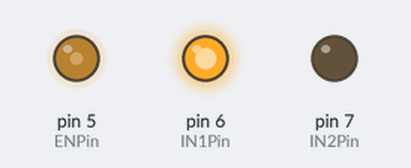
Recording of a sketch running on a simulated Arduino Uno, built with avr-gcc and run on an emulated ATmega328P. Parts: output pins drawn as LEDs (lit = HIGH).

Above: at 2.5 s.
At 7.5 s:
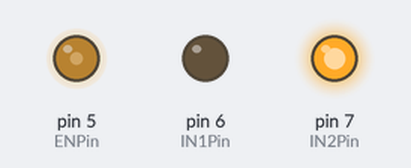
At 12.5 s:
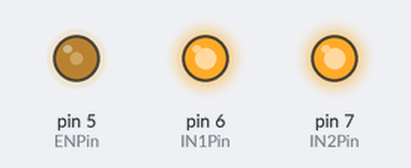
Timing chart, 0 to 19.5 s (numbered marks = the images above):
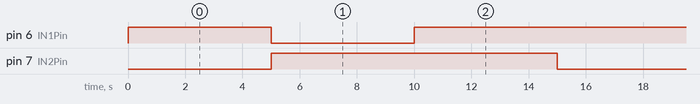

Measured:
- by itself, pin 6 (IN1Pin): repeats every 15.0 s: LOW 5.0 s, HIGH 10.0 s
- by itself, pin 7 (IN2Pin): alternates HIGH for 10.0 s and LOW for 5.0 s
- by itself, everything shown: repeats every 15.0 s, in 3 steps

The sketch:

DC_basic.ino
```cpp
//DC모터 회전 정지 반복
/*
void setup(){

   //5V DC
   pinMode(12,OUTPUT);//IN1
   pinMode(13,OUTPUT);//IN2
   pinMode(11,OUTPUT);//ENA
}

void loop(){

   //정회전(시계방향)
   digitalWrite(13,HIGH);
   digitalWrite(12,LOW);
   analogWrite(11,255);
   delay(3000);

   //정지 (7번핀에 HIGH를 주어도 PWM 핀에 값을 0을 주었기 때문에 정지함)
   digitalWrite(13,HIGH);
   digitalWrite(12,LOW);
   analogWrite(11,150);
   delay(3000);

   //정지 (7번핀에 HIGH를 주어도 PWM 핀에 값을 0을 주었기 때문에 정지함)
   digitalWrite(13,HIGH);
   digitalWrite(12,LOW);
   analogWrite(11,0);
   delay(3000);
}*/

// 3번과 4번 핀은 모터 제어에 관한 핀
int IN1Pin = 6;
int IN2Pin = 7;

// 5번핀은 모터의 힘을 설정해주는 핀
int ENPin = 5;

void setup() {
  pinMode(IN1Pin, OUTPUT);
  pinMode(IN2Pin, OUTPUT); // 3, 4번 제어핀들은 핀모드를 출력은로 설정
  analogWrite(ENPin, 100); //5번 핀에 255의 최대 힘을 설정한다.
}

void loop() {
  //Go : 핀 3, 핀 4 에 신호를 다르게 하면 전진
  digitalWrite(IN1Pin, HIGH);
  digitalWrite(IN2Pin, LOW);
  delay(5000);//5sec

  //Back : 핀 3, 핀 4 에 신호를 다르게 하면 후진
  digitalWrite(IN1Pin, LOW);
  digitalWrite(IN2Pin, HIGH);
  delay(5000);//5sec

  //Brake (Stop) 핀 3, 4에 똑같이 High를 주거나 Low을 주면 은 멈춘다.
  digitalWrite(IN1Pin, HIGH);
  digitalWrite(IN2Pin, HIGH);
  delay(5000);//1sec
}
```
